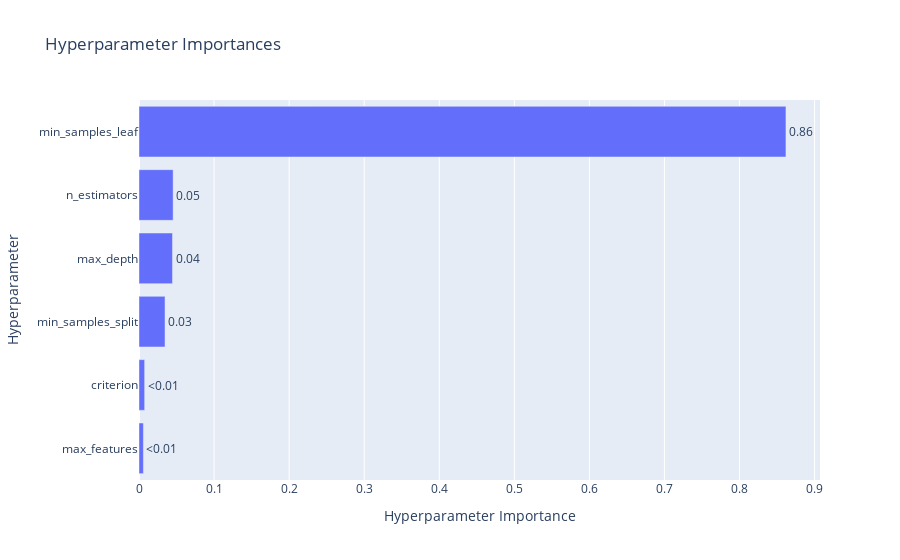

Source (notebook cell):
### Code cell
p_importance_no_feat_eng = optuna.visualization.plot_param_importances(study_no_feat_eng)
p_importance_no_feat_eng.show()

### Figure 1 — Plotly figure (JSON) as saved in the notebook; plotly's stock layout.template omitted (floating-point values rounded to 4 significant figures)
{"data": [{"cliponaxis": false, "hovertemplate": ["max_features (CategoricalDistribution): 0.00585584036840571<extra></extra>", "criterion (CategoricalDistribution): 0.007529665418298316<extra></extra>", "min_samples_split (IntDistribution): 0.03466236006064553<extra></extra>", "max_depth (IntDistribution): 0.04462289707840713<extra></extra>", "n_estimators (IntDistribution): 0.0454712227314552<extra></extra>", "min_samples_leaf (IntDistribution): 0.8618580143427881<extra></extra>"], "name": "Objective Value", "orientation": "h", "text": ["<0.01", "<0.01", "0.03", "0.04", "0.05", "0.86"], "textposition": "outside", "type": "bar", "x": [0.005856, 0.00753, 0.03466, 0.04462, 0.04547, 0.8619], "y": ["max_features", "criterion", "min_samples_split", "max_depth", "n_estimators", "min_samples_leaf"]}], "layout": {"title": {"text": "Hyperparameter Importances"}, "xaxis": {"title": {"text": "Hyperparameter Importance"}}, "yaxis": {"title": {"text": "Hyperparameter"}}}}
